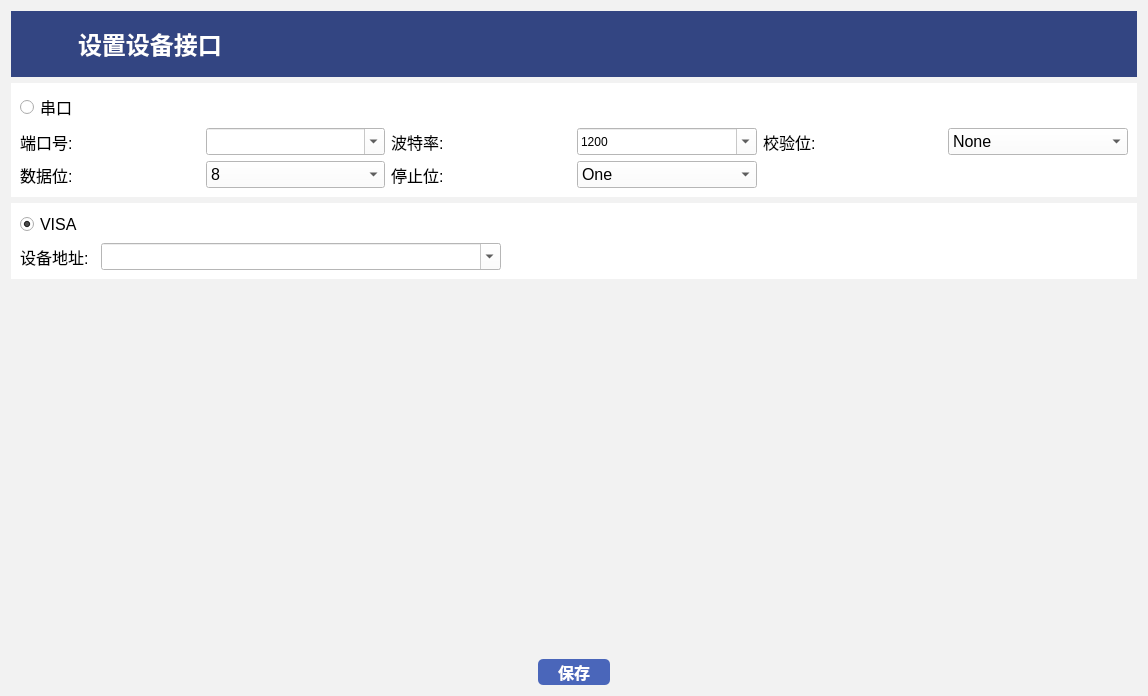
<?xml version="1.0" encoding="UTF-8"?>
<ui version="4.0">
 <class>FormCommSetting</class>
 <widget class="QWidget" name="FormCommSetting">
  <property name="geometry">
   <rect>
    <x>0</x>
    <y>0</y>
    <width>1148</width>
    <height>696</height>
   </rect>
  </property>
  <property name="windowTitle">
   <string>设置设备接口</string>
  </property>
  <property name="styleSheet">
   <string notr="true">background-color: rgb(242, 242, 242);</string>
  </property>
  <layout class="QVBoxLayout" name="verticalLayout_2">
   <item>
    <widget class="QWidget" name="widget" native="true">
     <property name="styleSheet">
      <string notr="true">background-color: rgb(51, 69, 130);</string>
     </property>
     <layout class="QHBoxLayout" name="horizontalLayout_2">
      <property name="spacing">
       <number>10</number>
      </property>
      <item>
       <widget class="QLabel" name="label">
        <property name="sizePolicy">
         <sizepolicy hsizetype="Fixed" vsizetype="Fixed">
          <horstretch>0</horstretch>
          <verstretch>0</verstretch>
         </sizepolicy>
        </property>
        <property name="minimumSize">
         <size>
          <width>48</width>
          <height>48</height>
         </size>
        </property>
        <property name="styleSheet">
         <string notr="true">image: url(:/image/Index/u7538.svg);</string>
        </property>
        <property name="text">
         <string/>
        </property>
       </widget>
      </item>
      <item>
       <widget class="QLabel" name="label_3">
        <property name="sizePolicy">
         <sizepolicy hsizetype="Expanding" vsizetype="Fixed">
          <horstretch>1</horstretch>
          <verstretch>0</verstretch>
         </sizepolicy>
        </property>
        <property name="font">
         <font>
          <pointsize>18</pointsize>
          <weight>75</weight>
          <bold>true</bold>
         </font>
        </property>
        <property name="styleSheet">
         <string notr="true">color: rgb(255, 255, 255);</string>
        </property>
        <property name="text">
         <string>设置设备接口</string>
        </property>
       </widget>
      </item>
     </layout>
    </widget>
   </item>
   <item>
    <widget class="QWidget" name="widget_2" native="true">
     <property name="styleSheet">
      <string notr="true">background-color: rgb(255, 255, 255);</string>
     </property>
     <layout class="QGridLayout" name="gridLayout_2">
      <item row="0" column="0">
       <layout class="QGridLayout" name="gridLayout">
        <item row="0" column="0">
         <widget class="QRadioButton" name="radioButton">
          <property name="font">
           <font>
            <pointsize>12</pointsize>
           </font>
          </property>
          <property name="text">
           <string>串口</string>
          </property>
         </widget>
        </item>
        <item row="1" column="0">
         <widget class="QLabel" name="label_2">
          <property name="font">
           <font>
            <pointsize>12</pointsize>
           </font>
          </property>
          <property name="text">
           <string>端口号:</string>
          </property>
         </widget>
        </item>
        <item row="1" column="1">
         <widget class="QComboBox" name="comboBox">
          <property name="font">
           <font>
            <pointsize>12</pointsize>
           </font>
          </property>
          <property name="editable">
           <bool>true</bool>
          </property>
         </widget>
        </item>
        <item row="1" column="2">
         <widget class="QLabel" name="label_5">
          <property name="font">
           <font>
            <pointsize>12</pointsize>
           </font>
          </property>
          <property name="text">
           <string>波特率:</string>
          </property>
         </widget>
        </item>
        <item row="1" column="3">
         <widget class="QComboBox" name="comboBox_3">
          <property name="font">
           <font>
            <pointsize>12</pointsize>
           </font>
          </property>
          <property name="editable">
           <bool>true</bool>
          </property>
          <property name="currentText">
           <string>1200</string>
          </property>
          <property name="currentIndex">
           <number>0</number>
          </property>
          <item>
           <property name="text">
            <string>1200</string>
           </property>
          </item>
          <item>
           <property name="text">
            <string>2400</string>
           </property>
          </item>
          <item>
           <property name="text">
            <string>4800</string>
           </property>
          </item>
          <item>
           <property name="text">
            <string>9600</string>
           </property>
          </item>
          <item>
           <property name="text">
            <string>19200</string>
           </property>
          </item>
          <item>
           <property name="text">
            <string>38400</string>
           </property>
          </item>
          <item>
           <property name="text">
            <string>57600</string>
           </property>
          </item>
          <item>
           <property name="text">
            <string>115200</string>
           </property>
          </item>
         </widget>
        </item>
        <item row="1" column="4">
         <widget class="QLabel" name="label_6">
          <property name="font">
           <font>
            <pointsize>12</pointsize>
           </font>
          </property>
          <property name="text">
           <string>校验位:</string>
          </property>
         </widget>
        </item>
        <item row="1" column="5">
         <widget class="QComboBox" name="comboBox_4">
          <property name="font">
           <font>
            <pointsize>12</pointsize>
           </font>
          </property>
          <item>
           <property name="text">
            <string>None</string>
           </property>
          </item>
          <item>
           <property name="text">
            <string>Odd</string>
           </property>
          </item>
          <item>
           <property name="text">
            <string>Even</string>
           </property>
          </item>
         </widget>
        </item>
        <item row="2" column="0">
         <widget class="QLabel" name="label_8">
          <property name="font">
           <font>
            <pointsize>12</pointsize>
           </font>
          </property>
          <property name="text">
           <string>数据位:</string>
          </property>
         </widget>
        </item>
        <item row="2" column="1">
         <widget class="QComboBox" name="comboBox_7">
          <property name="font">
           <font>
            <pointsize>12</pointsize>
           </font>
          </property>
          <property name="currentIndex">
           <number>1</number>
          </property>
          <item>
           <property name="text">
            <string>7</string>
           </property>
          </item>
          <item>
           <property name="text">
            <string>8</string>
           </property>
          </item>
         </widget>
        </item>
        <item row="2" column="2">
         <widget class="QLabel" name="label_7">
          <property name="font">
           <font>
            <pointsize>12</pointsize>
           </font>
          </property>
          <property name="text">
           <string>停止位:</string>
          </property>
         </widget>
        </item>
        <item row="2" column="3">
         <widget class="QComboBox" name="comboBox_8">
          <property name="font">
           <font>
            <pointsize>12</pointsize>
           </font>
          </property>
          <property name="currentIndex">
           <number>1</number>
          </property>
          <item>
           <property name="text">
            <string>None</string>
           </property>
          </item>
          <item>
           <property name="text">
            <string>One</string>
           </property>
          </item>
          <item>
           <property name="text">
            <string>Two</string>
           </property>
          </item>
          <item>
           <property name="text">
            <string>OnePointFive</string>
           </property>
          </item>
         </widget>
        </item>
       </layout>
      </item>
     </layout>
    </widget>
   </item>
   <item>
    <widget class="QWidget" name="widget_3" native="true">
     <property name="styleSheet">
      <string notr="true">background-color: rgb(255, 255, 255);</string>
     </property>
     <layout class="QVBoxLayout" name="verticalLayout">
      <item>
       <widget class="QRadioButton" name="radioButton_2">
        <property name="font">
         <font>
          <pointsize>12</pointsize>
         </font>
        </property>
        <property name="text">
         <string>VISA</string>
        </property>
        <property name="checked">
         <bool>true</bool>
        </property>
       </widget>
      </item>
      <item>
       <layout class="QHBoxLayout" name="horizontalLayout">
        <property name="spacing">
         <number>12</number>
        </property>
        <item>
         <widget class="QLabel" name="label_11">
          <property name="font">
           <font>
            <pointsize>12</pointsize>
           </font>
          </property>
          <property name="text">
           <string>设备地址:</string>
          </property>
         </widget>
        </item>
        <item>
         <widget class="QComboBox" name="comboBox_9">
          <property name="minimumSize">
           <size>
            <width>400</width>
            <height>0</height>
           </size>
          </property>
          <property name="font">
           <font>
            <pointsize>12</pointsize>
           </font>
          </property>
          <property name="editable">
           <bool>true</bool>
          </property>
         </widget>
        </item>
        <item>
         <spacer name="horizontalSpacer_3">
          <property name="orientation">
           <enum>Qt::Horizontal</enum>
          </property>
          <property name="sizeHint" stdset="0">
           <size>
            <width>40</width>
            <height>20</height>
           </size>
          </property>
         </spacer>
        </item>
       </layout>
      </item>
     </layout>
    </widget>
   </item>
   <item>
    <spacer name="verticalSpacer">
     <property name="orientation">
      <enum>Qt::Vertical</enum>
     </property>
     <property name="sizeHint" stdset="0">
      <size>
       <width>20</width>
       <height>373</height>
      </size>
     </property>
    </spacer>
   </item>
   <item>
    <layout class="QHBoxLayout" name="horizontalLayout_6">
     <item>
      <spacer name="horizontalSpacer">
       <property name="orientation">
        <enum>Qt::Horizontal</enum>
       </property>
       <property name="sizeHint" stdset="0">
        <size>
         <width>40</width>
         <height>20</height>
        </size>
       </property>
      </spacer>
     </item>
     <item>
      <widget class="QPushButton" name="pushButton_14">
       <property name="sizePolicy">
        <sizepolicy hsizetype="Fixed" vsizetype="Fixed">
         <horstretch>1</horstretch>
         <verstretch>0</verstretch>
        </sizepolicy>
       </property>
       <property name="minimumSize">
        <size>
         <width>72</width>
         <height>26</height>
        </size>
       </property>
       <property name="font">
        <font>
         <pointsize>12</pointsize>
         <weight>75</weight>
         <bold>true</bold>
        </font>
       </property>
       <property name="styleSheet">
        <string notr="true">color: rgb(255, 255, 255);
background-color: rgb(74, 102, 186);
border-radius:5px;</string>
       </property>
       <property name="text">
        <string>保存</string>
       </property>
      </widget>
     </item>
     <item>
      <spacer name="horizontalSpacer_2">
       <property name="orientation">
        <enum>Qt::Horizontal</enum>
       </property>
       <property name="sizeHint" stdset="0">
        <size>
         <width>40</width>
         <height>20</height>
        </size>
       </property>
      </spacer>
     </item>
    </layout>
   </item>
  </layout>
 </widget>
 <resources/>
 <connections/>
</ui>
